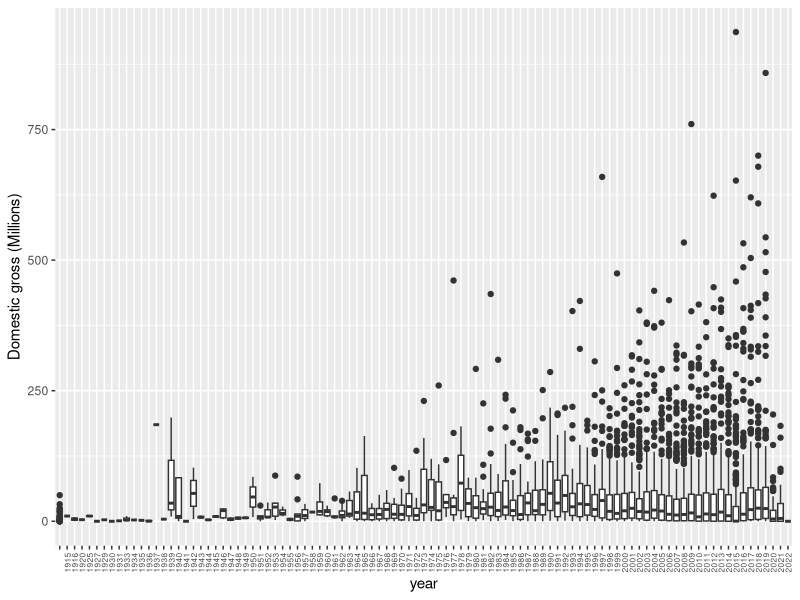

Write the R code that produced this figure. (Note: this script raises an error after producing the figure.)
## ---- chunk 1
library(tidyverse)

## ---- chunk 2
idrisMovies = read.csv('idris_movies.csv')
idrisMovies %>% select(c(1,3,6)) %>% head()
## ---- chunk 3
movies = read.csv('movies.csv')
head(movies)

## ---- chunk 4
df = movies
df = df[complete.cases(df),]
year = str_split_fixed(df$ReleaseDate,", ",2)[,2]
df$year = year
df = df %>% relocate(year,Movie,ProductionBudget,DomesticGross,WorldwideGross)

dollar_to_int = function(x){
    gsub('[\\$,]',"", x) %>% as.integer()
}

percent_to_int = function(v){
    as.integer(sub("%",'',v))
    }

movies_df = df %>%
    mutate(ProductionBudget = dollar_to_int(ProductionBudget),
           DomesticGross = dollar_to_int(DomesticGross),
           WorldwideGross = dollar_to_int(WorldwideGross))

# Question: Is DomesticGross adjusted for inflation?

movies_df %>% ggplot(aes(x=year,y=DomesticGross/1000000))+geom_boxplot()+
    theme(axis.text.x = element_text(size=6,angle = 90,vjust = 0.5, hjust=1))+
    ylab('Domestic gross (Millions)')

movies_df = rename(movies_df, Title = Movie)

## ---- chunk 5
summary(cars)
## ---- chunk 6
idris_df = idrisMovies
merged = left_join(idris_df,movies_df,by='Title')
merged = merged[complete.cases(merged),]
idris = merged %>% select(c(1,3,4,5,6,8,9,10))
# print(names(idris))
idris = rename(idris, Rating = `TomatometerÂ.`,BoxOffice = `Box.Office`)
# idris = idris %>% mutate(Rating = percent_to_int(Rating))
idris = na.omit(idris)
idris %>% select(c(1,2,6)) %>% as_tibble()
# idris = idris %>% mutate(Rating = ) 

## ---- chunk 7
idris = idris %>% mutate(Rating = percent_to_int(Rating))
p = idris %>% ggplot(aes(x=Rating,y=DomesticGross/1000000))+
    geom_point() +
    xlab('Rating') + 
    ylab('Domestic gross (Millions)')
p
## ---- chunk 8
actor = 'Idris Elba'
dfc = idris %>% select(Rating,DomesticGross)
k5 = kmeans(dfc,centers=5, nstart =  25)
cluster = factor(k5$cluster)
p5=idris %>% ggplot(aes(x=Rating,y=DomesticGross/1000000,color=cluster))+
    geom_point() +
    xlab('Rating') + 
    ylab('Domestic gross (Millions)')+
    ggtitle(paste0(actor,' Movies'))+
    theme(plot.title = element_text(hjust = 0.5))
    
p5

## ---- chunk 9
idris_short = idris %>% select(Title,Rating,DomesticGross) %>% mutate(cluster = k5$cluster)
idris_short

